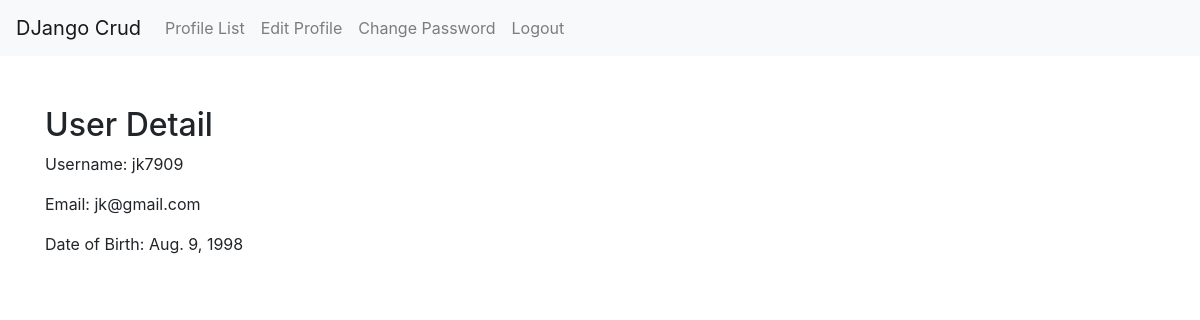
/profiles/5/ (signed in), run on the app's committed database.
### emp/models.py (models this page shows, shortened)
class CustomUser(AbstractUser):
    email = models.EmailField(unique=True)
    date_of_birth = models.DateField(null=True, blank=True)
    USERNAME_FIELD = 'email'
    REQUIRED_FIELDS = ['username']

### emp/views.py (the view)
# urls.py: path('profiles/<int:user_id>/', user_detail, name='user_detail'),
@login_required
def user_detail(request, user_id):
    user = get_object_or_404(CustomUser, id=user_id)
    return render(request, 'user_detail.html', {'user': user})

### emp/templates/user_detail.html (shortened to what this page needs)
{% extends "base_generic.html" %}
{% block content %}
  <h2>User Detail</h2>
  <p>Username: {{ user.username }}</p>
  <p>Email: {{ user.email }}</p>
  <p>Date of Birth: {{ user.date_of_birth }}</p>
{% endblock %}

### data on the page
CustomUser: username "jk7909", email "jk@gmail.com", date_of_birth "Aug. 9, 1998"
